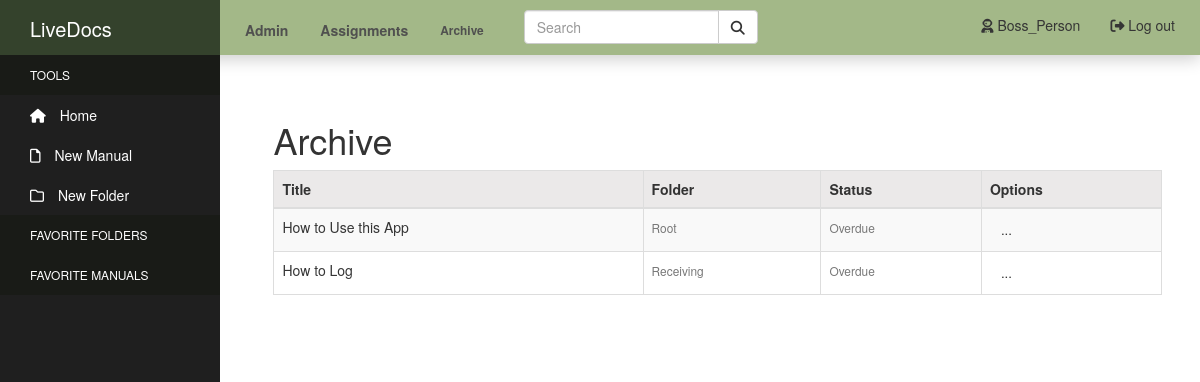
/archive/ (signed in), run on an earlier commit of the app's database.
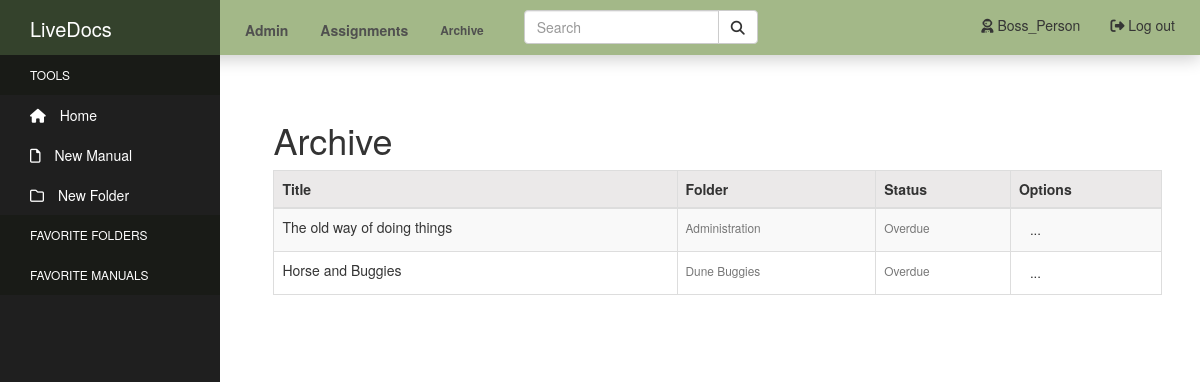
And on a later commit of the database.
### manuals/models.py (models this page shows, shortened)
class Manual(models.Model):
    title = models.CharField(max_length=100)
    author = models.ForeignKey(User, related_name='author', null=True, on_delete=models.SET_NULL)
    content = models.TextField()
    tags = models.CharField(max_length=150, blank=True, null=True)
    pub_date = models.DateTimeField('Date Published', auto_now_add=True)
    admin = models.ManyToManyField(User, related_name='admin_of')
    department = models.ForeignKey(Department, related_name='manual_set', null=True, on_delete=models.SET_NULL)
    last_update = models.DateTimeField('Last Update', null=True, auto_now=True)
    last_update_by = models.ForeignKey(User, related_name='updated_by', null=True, on_delete=models.SET_NULL)
    next_update = models.DateTimeField('Next Update Due', null=True)
    update_assigned_to = models.ForeignKey(User, related_name='assigned_to', blank=True, null=True, on_delete=models.SET_NULL)
    is_archived = models.BooleanField('Archived', default=False)
    folder = TreeForeignKey(
    'Directory',
    default=1,
    related_name='manuals',
    on_delete=models.CASCADE
    )
    objects = models.Manager()
    active_objects = ManualActiveManager()
    def update_status(self):
        now = timezone.now()
        status = [
            'up_to_date',
            'due_soon',
            'overdue'
        ]
        if self.next_update - now >= datetime.timedelta(weeks=2):
            return status[0]
        elif self.next_update - now <= datetime.timedelta(days=0):
            return status[2]
        else:
            return status[1]

class Directory(MPTTModel):
    name = models.CharField(max_length=50, unique=True)
    created_by = models.ForeignKey(User, null=True, on_delete=models.SET_NULL)
    parent = TreeForeignKey(
    'self',
    null=True,
    blank=True,
    related_name='children',
    on_delete=models.CASCADE
    )
    class MPTTMeta:
        order_insertion_by: ['name']
    class Meta:
        verbose_name = 'Directory'
        verbose_name_plural = 'Directories'
    def __str__(self):
        return self.name

### manuals/views.py (the view)
# urls.py: path('archive/', views.archive, name='archive' ),
@login_required
def archive(request):
    archived = Manual.objects.filter(is_archived=True)
    context = {'archived': archived}
    return render(request, 'manuals/archive.html', context)

### manuals_site/my_processors/my_context.py (called while the page is built)
def custom_message_processor(request):
    messages = []
    uniq_messages = []
    for m in get_messages(request):
        if m.message not in messages:
            messages.append(m.message)
            uniq_messages.append(m)
    return {'messages': uniq_messages}

### manuals/templates/manuals/archive.html (shortened to what this page needs)
{% extends "manuals/header.html" %}
{% block content %}
    <div class="content-section">
        <h1>Archive</h1>
        <table id="admin-table" class="table table-striped table-hover table-bordered">
            <thead class="admin-head">
            <tr class="sticky-header">
                <th class="admin-col">Title</th>
                <th>Folder</th>
                <th>Status</th>
                <th>Options</th>
            </tr>
            </thead>
            <tbody class="admin-body">
            {% if archived %}
            {% for manual in archived %}
                <tr>
                    <td class="admin-col">
                    <a href="{% url 'manual-detail' manual.id %}">{{ manual.title }}</a></td>
                    <td><small class="text-muted">{{ manual.folder }}</small></td>
                    {% if manual.update_status == "due_soon" %}
                    <td><small class="text-muted">Due soon</small></td>
                    {% elif manual.update_status == "overdue" %}
                    <td><small class="text-muted">Overdue</small></td>
                    {% else %}
                    <td><small class="text-muted">Up to date</small></td>
                    {% endif %}
                    <td class="admin-option">
                        <div class="file-dropdown">
                        <a class="btn btn-sm btn-drop" href="#">...</a>
                        </div>
                    </td>
                </tr>
            {% endfor %}
            {% else %}
            <tr><td>
                <li class="list-group-item">There are currently no archived manuals</li>
            </td></tr>
            {% endif %}
            </tbody>
        </table>
    </div>
{% endblock %}

### manuals/templates/manuals/header.html (shortened to what this page needs)
<!DOCTYPE html>
<html lang="en">
<head>
    {% load static %}
    <link rel="stylesheet" type="text/css" href="{% static 'manuals/css/bootstrap.css' %}">
    <link rel="stylesheet" type="text/css" href="{% static 'manuals/css/styles.css' %}">
    <link rel="stylesheet" href="https://cdnjs.cloudflare.com/ajax/libs/font-awesome/4.7.0/css/font-awesome.min.css">
</head>
<body>
  <nav class="navbar navbar-default navbar-fixed-top">
    <div class="container-fluid nav-container">
      <div class="navbar-header">
        <a class="navbar-brand" href="#">Market Manuals</a>
      </div>
      <ul class="nav navbar-nav nav-pills">
        {% if user.is_authenticated and user.is_staff %}
          <li><a href="{% url 'manage' %}"><strong>Admin</strong></a></li>
        {% endif %}
        <li><a href="{% url 'assignments' %}"><strong>Assignments</strong></a></li>
        <li><a class="archive-link" href="{% url 'archive' %}"><strong>Archive</strong></a></li>
      </ul>
      <ul class="nav nav-pills navbar-right">
        {% if user.is_authenticated %}
          <li><a href="{% url 'logout' %}"><i class="fas fa-sign-out-alt"></i> Log out</a></li>
          <li><a href="{% url 'profile' %}"><i class="fas fa-user-astronaut"></i> {{ user.username }}</a></li>
        {% else %}
          <li><a href="{% url 'login' %}"><i class="fas fa-sign-in-alt"></i> Log in</a></li>
          <li><a href="{% url 'register' %}"><i class="fas fa-door-open"></i> Sign Up</a></li>
        {% endif %}
      </ul>
      <form class="navbar-form navbar-left" action="{% url 'search' %}" method="GET">
        <div class="input-group">
          <input type="text" id="search-bar" class="form-control" name="qs" placeholder="Search">
          <div class="input-group-btn">
            <button class="btn btn-default" type="submit">
              <i class="fas fa-search"></i>
            </button>
          </div>
        </div>
      </form>
    </div>
  </nav>
    <div class="sidebar-container">
            <div class="sidebar-logo">
              LiveDocs
            </div>
            <ul class="sidebar-navigation">
              <li class="header">Tools</li>
              <li>
                <a href="{% url 'index' %}">
                  <i class="fa fa-home" aria-hidden="true"></i> Home
                </a>
              </li>
              <li>
                <a id="new-manual" href="{% url 'manual-create' %}">
                  <i class="far fa-file" aria-hidden="true"></i> New Manual
                </a>
              </li>
              <li>
                <a id="new-dir" href="#">
                  <i class="far fa-folder" aria-hidden="true"></i> New Folder
                </a>
              </li>
              <li class="header">Favorite Folders</li>
              <li class="header">Favorite Manuals</li>
            </ul>
          </div>
          <div class="content-container">
            <div class="container-fluid main-container">
              {% block content %}
              {% endblock %}
            </div>
          </div>
</body>
</html>

### manuals/static/manuals/css/styles.css (style rules this page uses)
.container-fluid.main-container { margin-top: 25px; }
.sidebar-container { position: fixed; width: 220px; height: 100%; left: 0; overflow-x: hidden; overflow-y: auto; background: #1f1f1f; color: #fff; z-index: 2; top: 0; }
.sidebar-logo { position: sticky; padding: 15px 15px 5px 30px; font-size: 20px; height: 55px; background-color: rgb(52, 66, 44); z-index: 3; top: 0; }
.sidebar-navigation { padding: 0; margin: 0; list-style-type: none; position: relative; }
.sidebar-navigation li { background-color: transparent; position: relative; display: inline-block; width: 100%; line-height: 20px; }
.sidebar-navigation li a { padding: 10px 15px 10px 30px; display: block; color: #fff; }
.sidebar-navigation li .fa { margin-right: 10px; }
.sidebar-navigation li .far { margin-right: 10px; }
.sidebar-navigation .header { font-size: 12px; text-transform: uppercase; background-color: #191b17; padding: 10px 15px 10px 30px; }
.sidebar-navigation .header::before { background-color: transparent; }
.content-container { padding-left: 235px; margin-top: 30px; padding-top: 45px; }
.container-fluid.nav-container { padding-left: 0px; }
.navbar { max-height: 55px; min-height: 55px; }
.navbar-default { border: none; border-radius: 0px; background-color: rgb(163, 184, 136); z-index: 2; box-shadow: 0px 4px 16px 0px rgba(0,0,0,0.2); }
.navbar-header { background-color: rgb(52, 66, 44); width: 220px; margin: 0px; }
.navbar-brand { color: #fff; }
.nav-pills { padding-left: 10px; padding-right: 10px; padding-top: 5px; }
.navbar-default .navbar-nav > li > a { color: rgba(78, 78, 78, 0.986); }
.input-group { top: 2px; }
.navbar-default .navbar-nav li .archive-link { font-size: 85%; }
.admin-head { color: #333333; background-color:#ebe9e9; }
.btn-drop { font-size: 10pt; padding-top: 2px; padding-bottom: 2px; }
.folder-dropdown, .file-dropdown { position: relative; display: inline-block; }
.content-section { width: 95%; margin: auto; margin-bottom: 60px; }

What changed in the data, as far as the page shows it:
removed Manual: title "How to Use this App", folder "Root", shows "Overdue"
removed Manual: title "How to Log", folder "Receiving", shows "Overdue"
added Manual: title "The old way of doing things", folder "Administration", shows "Overdue"
added Manual: title "Horse and Buggies", folder "Dune Buggies", shows "Overdue"
